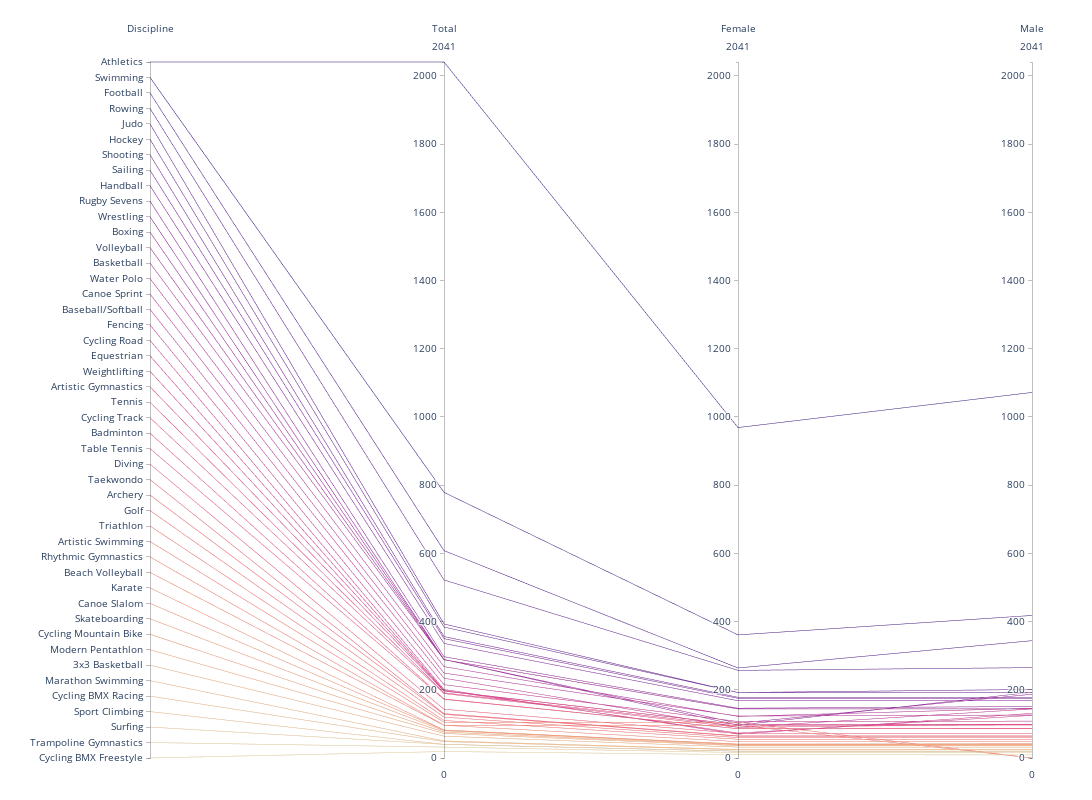

Source (notebook cell):
### Markdown cell above
In this case, the line that goes from Total to Female and Male is a straight line gives an impression that the values are same. This happens because we are using the min and max values as range for Female and Male axes. This is not very intuitive. Instead we could use a common range for Total, Female and Male axes

### Code cell
dimensions = list([ 
                    dict(range=(df_['Discipline Code'].max(), 1),
                       tickvals = df_['Discipline Code'], ticktext = df_['Discipline'],
                       label='Discipline', values=df_['Discipline Code']),
                    dict(range=(0,df_['Total'].max()), label='Total', values=df_['Total']),
                    dict(range=(0,df_['Total'].max()), label='Female', values=df_['Female']),
                    dict(range=(0,df_['Total'].max()), label='Male', values=df_['Male']),
                  ])
fig = go.Figure(data= go.Parcoords(line = dict(color = df_['Discipline Code'], colorscale = 'agsunset'),dimensions = dimensions))
fig.update_layout(width=1200, height=800,margin=dict(l=150, r=60, t=60, b=40))
fig.show()

### Figure 1 — Plotly figure (JSON) as saved in the notebook; plotly's stock layout.template omitted (floating-point values rounded to 4 significant figures)
{"data": [{"dimensions": [{"label": "Discipline", "range": [46, 1], "ticktext": ["Athletics", "Swimming", "Football", "Rowing", "Judo", "Hockey", "Shooting", "Sailing", "Handball", "Rugby Sevens", "Wrestling", "Boxing", "Volleyball", "Basketball", "Water Polo", "Canoe Sprint", "Baseball/Softball", "Fencing", "Cycling Road", "Equestrian", "Weightlifting", "Artistic Gymnastics", "Tennis", "Cycling Track", "Badminton", "Table Tennis", "Diving", "Taekwondo", "Archery", "Golf", "Triathlon", "Artistic Swimming", "Rhythmic Gymnastics", "Beach Volleyball", "Karate", "Canoe Slalom", "Skateboarding", "Cycling Mountain Bike", "Modern Pentathlon", "3x3 Basketball", "Marathon Swimming", "Cycling BMX Racing", "Sport Climbing", "Surfing", "Trampoline Gymnastics", "Cycling BMX Freestyle"], "tickvals": [1, 2, 3, 4, 5, 6, 7, 8, 9, 10, 11, 12, 13, 14, 15, 16, 17, 18, 19, 20, 21, 22, 23, 24, 25, 26, 27, 28, 29, 30, 31, 32, 33, 34, 35, 36, 37, 38, 39, 40, 41, 42, 43, 44, 45, 46], "values": [1, 2, 3, 4, 5, 6, 7, 8, 9, 10, 11, 12, 13, 14, 15, 16, 17, 18, 19, 20, 21, 22, 23, 24, 25, 26, 27, 28, 29, 30, 31, 32, 33, 34, 35, 36, 37, 38, 39, 40, 41, 42, 43, 44, 45, 46]}, {"label": "Total", "range": [0, 2041], "values": [2041, 779, 608, 522, 393, 384, 356, 350, 336, 297, 289, 289, 288, 288, 268, 249, 234, 215, 201, 198, 197, 196, 191, 189, 173, 172, 143, 130, 128, 120, 110, 105, 96, 96, 82, 82, 80, 76, 72, 64, 50, 48, 40, 40, 32, 19]}, {"label": "Female", "range": [0, 2041], "values": [969, 361, 264, 257, 192, 192, 178, 175, 168, 146, 96, 102, 144, 144, 122, 123, 90, 107, 70, 73, 98, 98, 94, 90, 86, 86, 72, 65, 64, 60, 55, 105, 96, 48, 40, 41, 40, 38, 36, 32, 25, 24, 20, 20, 16, 10]}, {"label": "Male", "range": [0, 2041], "values": [1072, 418, 344, 265, 201, 192, 178, 175, 168, 151, 193, 187, 144, 144, 146, 126, 144, 108, 131, 125, 99, 98, 97, 99, 87, 86, 71, 65, 64, 60, 55, 0, 0, 48, 42, 41, 40, 38, 36, 32, 25, 24, 20, 20, 16, 9]}], "line": {"color": [1, 2, 3, 4, 5, 6, 7, 8, 9, 10, 11, 12, 13, 14, 15, 16, 17, 18, 19, 20, 21, 22, 23, 24, 25, 26, 27, 28, 29, 30, 31, 32, 33, 34, 35, 36, 37, 38, 39, 40, 41, 42, 43, 44, 45, 46], "colorscale": [[0, "rgb(75, 41, 145)"], [0.1667, "rgb(135, 44, 162)"], [0.3333, "rgb(192, 54, 157)"], [0.5, "rgb(234, 79, 136)"], [0.6667, "rgb(250, 120, 118)"], [0.8333, "rgb(246, 169, 122)"], [1, "rgb(237, 217, 163)"]]}, "type": "parcoords"}], "layout": {"height": 800, "margin": {"b": 40, "l": 150, "r": 60, "t": 60}, "width": 1200}}
